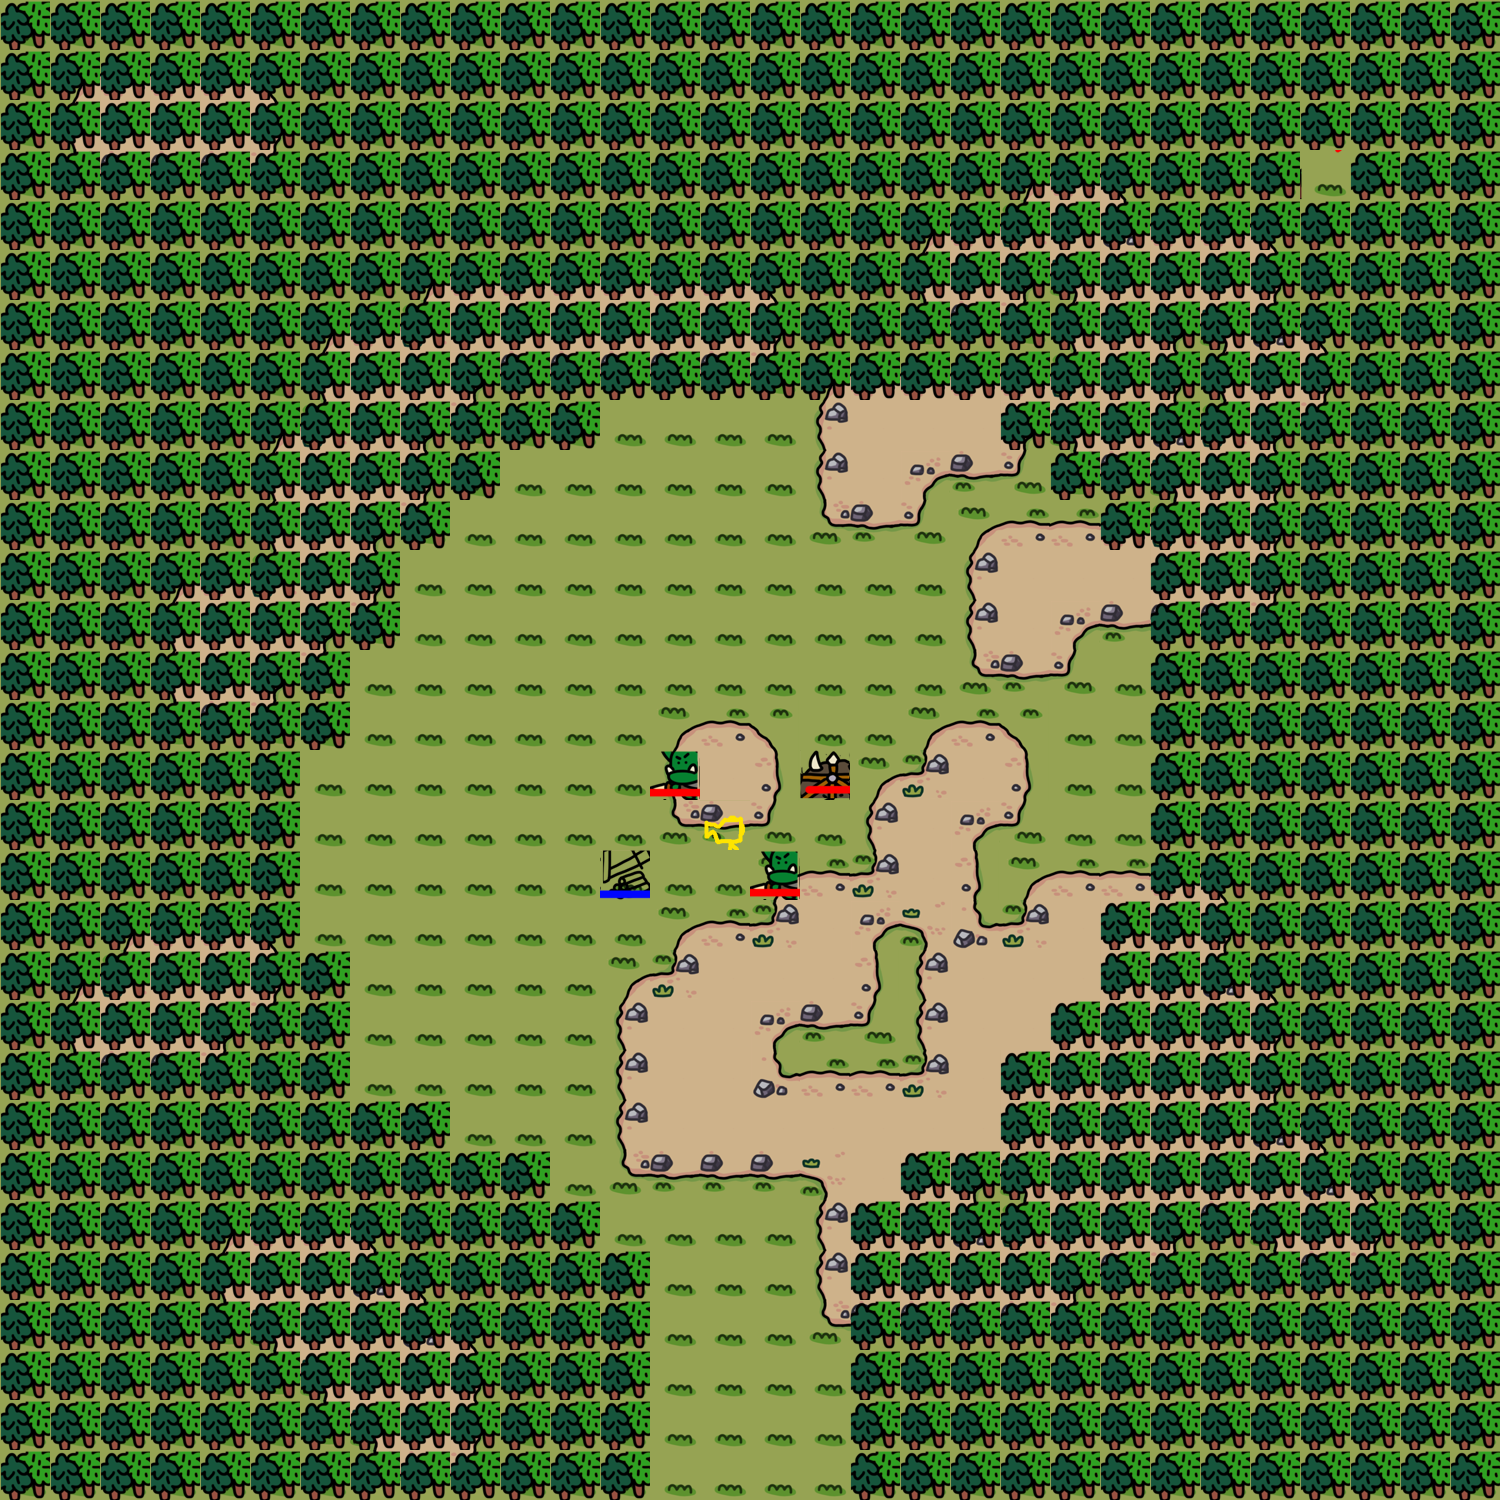

The image is a tile-based game level rendered from a .tmx file. Its description and source (layers, tilesets, objects; grid data summarised) follow:
An orthogonal 30x30 tile map with 50x50 px tiles, 4 tile layers (stage, soil, deco, unit).

<map version="1.0" orientation="orthogonal" renderorder="right-down" width="30" height="30" tilewidth="50" tileheight="50" nextobjectid="1">
    <tileset firstgid="1" name="grassTilemap" tilewidth="50" tileheight="50" tilecount="130">
        <image source="50TileSet.png" width="512" height="1024" />
  <terraintypes>
   <terrain name="soil" tile="-1" />
  </terraintypes>
  <tile id="30" terrain=",,,0" />
  <tile id="31" terrain=",,0,0" />
  <tile id="32" terrain=",,0," />
  <tile id="33" terrain="0,0,0," />
  <tile id="34" terrain="0,0,,0" />
  <tile id="40" terrain=",0,,0" />
  <tile id="41" terrain="0,0,0,0" />
  <tile id="42" terrain="0,,0," />
  <tile id="43" terrain="0,,0,0" />
  <tile id="44" terrain=",0,0,0" />
  <tile id="50" terrain=",0,," />
  <tile id="51" terrain="0,0,," />
  <tile id="52" terrain="0,,," />
 </tileset>
 <layer name="stage" width="30" height="30">
  <data>[900 cells, 900 non-empty, 2 distinct tile ids]</data>
 </layer>
 <layer name="soil" width="30" height="30">
  <data>[900 cells, 349 non-empty, 16 distinct tile ids]</data>
 </layer>
 <layer name="deco" width="30" height="30">
  <data>[900 cells, 654 non-empty, 2 distinct tile ids]</data>
 </layer>
 <layer name="unit" width="30" height="30">
  <data>[900 cells, 5 non-empty, 4 distinct tile ids]</data>
 </layer>
</map>
